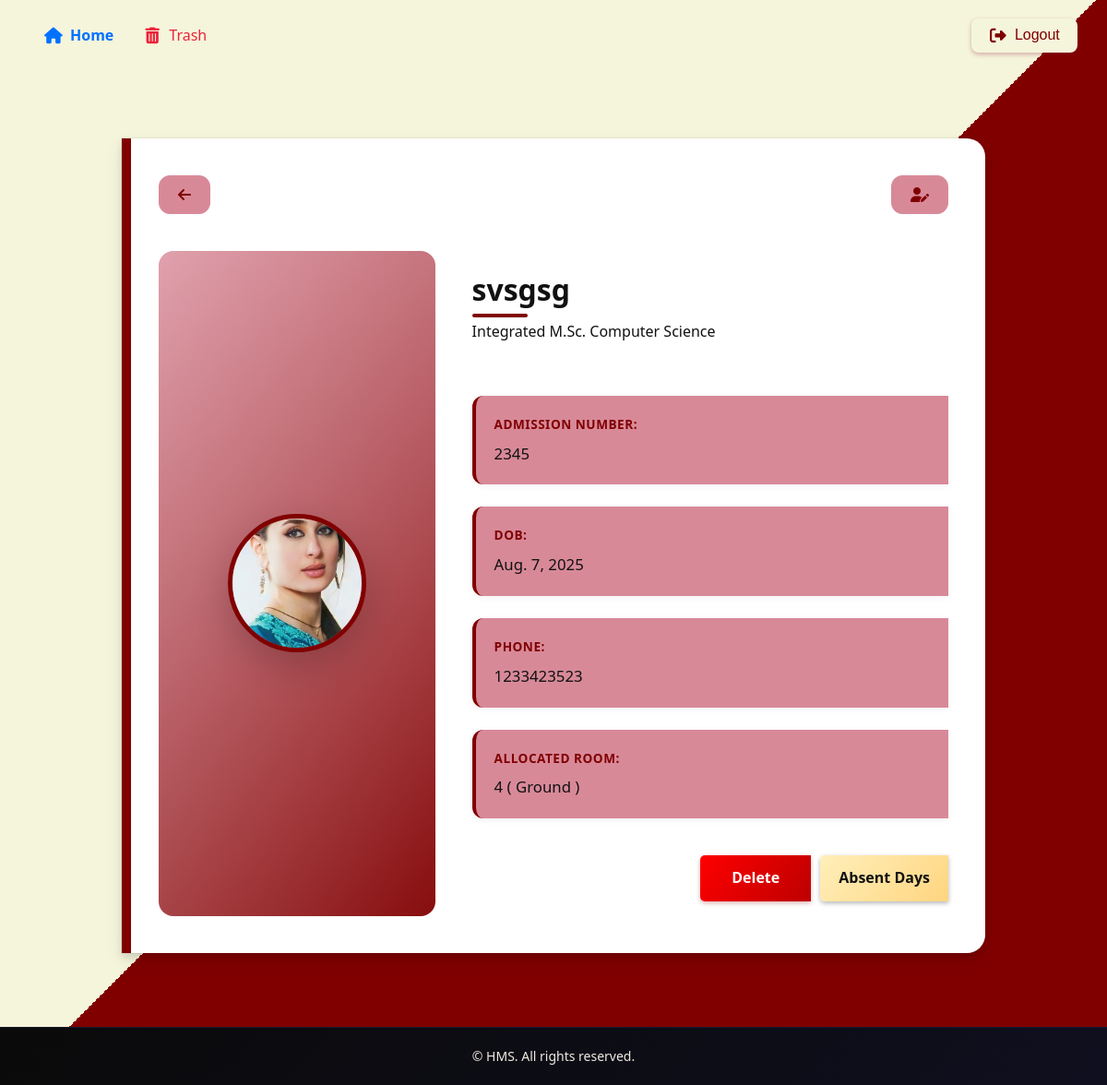
The page /view/5/ (signed in) on the database its author committed.
### hostel/models.py (models this page shows, shortened)
class Student(models.Model):
    admn_no = models.PositiveIntegerField(unique=True)
    name = models.CharField(max_length=50)
    pgm = models.ForeignKey(Programme, on_delete=models.CASCADE)
    dob = models.DateField()
    email = models.EmailField()
    photo = models.ImageField(upload_to="images/", blank=True, null=True)
    contact_regex = RegexValidator(regex=r'^\d{10}$',message="Contact number must be a 10-digit number.")
    contact = models.CharField(validators=[contact_regex], max_length=10)  # Using CharField for contact with max length 10
    date_joined = models.DateField(auto_now_add=True)
    CATEGORY_CHOICES = [
        ('GENERAL', 'GENERAL'),
        ('OBC', 'OBC'),
        ('OEC', 'OEC'),
        ('SC', 'SC'),
        ('ST', 'ST'),
    ]
    category = models.CharField(max_length=20, choices=CATEGORY_CHOICES, default='GENERAL')
    EGRANTZ_CHOICES = [
        (True, 'Yes'),
        (False, 'No'),
    ]
    E_Grantz = models.BooleanField(choices=EGRANTZ_CHOICES)

class Programme(models.Model):
    pgm_name = models.CharField(max_length=100,unique=True)
    dept_id = models.ForeignKey(Department,on_delete=models.CASCADE)
    def __str__(self):
        return self.pgm_name

class Allotment(models.Model):
    room_number = models.ForeignKey(Room,on_delete=models.CASCADE)
    name = models.OneToOneField(Student,on_delete=models.CASCADE)

class Room(models.Model):
    room_number = models.SmallIntegerField(unique=True)
    floor_choices = [('Ground','Ground'),('First','First')]
    floor = models.CharField(max_length=50, choices=floor_choices)
    capacity = models.PositiveIntegerField(default=3)
    def __str__(self):
        return str(self.room_number)

### hostel/views.py (the view)
# urls.py: path('view/<int:student_id>/',views.view_details,name='view_details'),
@group_required('warden', login_url='access_denied')
def view_details(request, student_id):
    try:
        student = Student.objects.filter(id=student_id).select_related('pgm').first()
        room = Allotment.objects.filter(name_id=student_id).select_related('room_number').first()
        student_image_url = None
        if student and student.photo:
            student_image_url = settings.MEDIA_URL + str(student.photo)
        return render(request, "hostel/details.html", {'student': student, 'student_image_url': student_image_url,'room':room})
    except Exception:
        return render(request,'hostel/error.html')

### hostel/context_processors.py (called while the page is built)
def group_processor(request):
    if request.user.is_authenticated:
        is_warden_group = request.user.groups.filter(name='warden').exists()
        is_secretary_group = request.user.groups.filter(name='secretary').exists()  # Adjust as needed
    else:
        is_warden_group = False
        is_secretary_group = False
    return {
        'is_warden_group': is_warden_group,
        'is_secretary_group': is_secretary_group,
    }

### hostel/templates/hostel/details.html (shortened to what this page needs)
{% extends 'hostel/base.html' %}
{% load static %}
{% block style %}
<link rel="stylesheet" href="{% static 'styles/details.css' %}">
{% endblock %}
{% block content %}
<section class="main">
    <div class="student-details">
        <div class="header-links">
            <a href="{% url 'view_student' %}" class="back-link" title="Back">
                <i class="fas fa-arrow-left"></i>
            </a>
            <a href="{% url 'edit_student' student.id %}" class="menu" title="Edit">
                <i class="fas fa-user-edit"></i>
            </a>
        </div>
        <div class="student-card-horizontal">
            <div class="photo-section">
                {% if student_image_url %}
                    <img src="{{ student_image_url }}" alt="Student Image" class="student-photo">
                {% else %}
                    <div class="no-image">No image available</div>
                {% endif %}
            </div>
            <div class="details-section">
                <div class="student-info">
                    <h2 class="student-name">{{student.name}}</h2>
                    <p class="student-program">{{student.pgm}}</p>
                </div>
                <div class="student-details-grid">
                    <div class="detail-item">
                        <span class="detail-label">ADMISSION NUMBER:</span>
                        <span class="detail-value">{{student.admn_no}}</span>
                    </div>
                    <div class="detail-item">
                        <span class="detail-label">DOB:</span>
                        <span class="detail-value">{{student.dob}}</span>
                    </div>
                    <div class="detail-item">
                        <span class="detail-label">PHONE:</span>
                        <span class="detail-value">{{student.contact}}</span>
                    </div>
                    <div class="detail-item">
                        <span class="detail-label">ALLOCATED ROOM:</span>
                        <span class="detail-value">
                            {% if room %}
                                {{room.room_number}} ( {{room.room_number.floor}} )
                            {% else %}
                                Currently not allocated any room
                            {% endif %}
                        </span>
                    </div>
                </div>
                <div class="action-buttons">
                    <a href="{% url 'delete_student' student.id %}" class="btn-delete" onclick="return confirmDelete();">Delete</a>
                    <a href="{% url 'absent_records' student.id %}" class="btn-absent">Absent Days</a>
                </div>
            </div>
        </div>
    </div>
</section>
{% endblock %}

### hostel/static/styles/base.css (style rules this page uses)
* { margin: 0; padding: 0; box-sizing: border-box; }
html, body { height: 100%; }
body { font-family: "Segoe UI", Tahoma, Geneva, Verdana, sans-serif; line-height: 1.6; color: #333; background-color: white; display: flex; flex-direction: column; padding-top: 70px; }

### hostel/static/styles/details.css (style rules this page uses)
:root { --danger: #dd1818; --border: #d8dadd; --text: #1b263b; --wine:#800000; --rich-wine: #722F37; --wine-lighter: #d88998; --cream: #F5F5DC; --text: #111111; }
body { background: linear-gradient(135deg, var(--cream) 50%, var(--wine) 50%); }
.main { display: flex; justify-content: center; align-items: flex-start; margin: 5rem; }
.student-details { background: white; border-top-right-radius: 20px; border-bottom-right-radius: 20px; box-shadow: 0 4px 8px rgba(0, 0, 0, 0.1), 0 8px 20px rgba(0, 0, 0, 0.08), 0 0 0 1px rgba(0, 0, 0, 0.05); transition: transform 0.2s ease, box-shadow 0.2s ease; padding: 2.5rem; width: 60%; position: relative; overflow: hidden; }
.student-details::before { content: ''; position: absolute; top: 0; left: 0; width: 10px; height: 100%; background: var(--wine); }
.header-links { display: flex; justify-content: space-between; align-items: center; margin-bottom: 2.5rem; }
.back-link, .menu { display: inline-flex; align-items: center; gap: 0.5rem; padding: 0.75rem 1.25rem; border-radius: 12px; background-color: var(--wine-lighter); color: var(--wine); text-decoration: none; transition: all 0.3s cubic-bezier(0.4, 0, 0.2, 1); border: 1px solid var(--wine-lighter); font-weight: 500; }
.back-link i { font-size: 1rem; transition: transform 0.3s ease; }
.student-card-horizontal { display: flex; gap: 2.5rem; align-items: stretch; min-height: 400px; }
.photo-section { flex: 0 0 35%; display: flex; flex-direction: column; align-items: center; justify-content: center; background: linear-gradient(135deg, var(--wine-lighter) 0%, var(--wine) 100%); border-radius: 16px; padding: 2rem; position: relative; overflow: hidden; }
.photo-section::after { content: ""; position: absolute; inset: 0; background: linear-gradient(to bottom right, rgba(255,255,255,0.2) 0%, rgba(255,255,255,0.05) 100%); }
.student-photo { width: 300px; height: 300px; border-radius: 50%; object-fit: cover; border: 5px solid var(--wine); box-shadow: 0 15px 40px rgba(0, 0, 0, 0.2); transition: all 0.4s cubic-bezier(0.4, 0, 0.2, 1); position: relative; z-index: 2; }
.details-section { flex: 1; display: flex; flex-direction: column; padding: 1rem 0; }
.student-info { margin-bottom: 2rem; }
.student-name { font-size: 2.2rem; font-weight: 700; color: var(--text); margin-bottom: 0.5rem; position: relative; display: inline-block; }
.student-name::after { content: ""; position: absolute; bottom: -5px; left: 0; width: 60px; height: 4px; background: var(--wine); border-radius: 2px; }
.student-program { font-size: 1.2rem; color: var(--text); font-weight: 500; margin-bottom: 1.5rem; }
.student-details-grid { display: grid; grid-template-columns: repeat(auto-fill, minmax(250px, 1fr)); gap: 1.5rem; margin-bottom: 2.5rem; }
.detail-item { display: flex; flex-direction: column; gap: 0.5rem; padding: 1.25rem; background-color: var(--wine-lighter); border-top-left-radius: 12px; border-bottom-left-radius: 12px; border-left: 4px solid var(--wine); box-shadow: 0 2px 8px rgba(0, 0, 0, 0.05); transition: transform 0.3s ease, box-shadow 0.3s ease; }
.detail-label { font-size: 0.85rem; font-weight: 600; color: var(--wine); text-transform: uppercase; letter-spacing: 0.5px; }
.detail-value { font-size: 1.05rem; color: var(--text); font-weight: 500; }
.action-buttons { display: flex; gap: 10px; justify-content: flex-end; }
.btn-delete, .btn-absent { padding: 12px 20px; border: none; border-top-left-radius: 5px; border-bottom-left-radius: 5px; font-weight: bold; text-decoration: none; cursor: pointer; transition: all 0.3s ease; text-align: center; min-width: 120px; }
.btn-delete { background: linear-gradient(125deg, #ff0000 0%, #bd0000 100%); color: white; box-shadow: 0 2px 5px rgba(139, 0, 0, 0.3); }
.btn-absent { background: linear-gradient(135deg, #FFEFBA 0%, #FFD580 100%); color: var(--text); box-shadow: 0 2px 5px rgba(0, 7, 17, 0.3); }
@media (min-width: 1025px) and (max-width: 1366px) { .student-details { width: 90%; } }
@media (min-width: 1025px) and (max-width: 1366px) { .student-photo { width: 150px; height: 150px; } }
@media (min-width: 1025px) and (max-width: 1366px) { .student-name { font-size: 2rem; } }
@media (min-width: 1025px) and (max-width: 1366px) { .student-program { font-size: 1rem; } }

### rows shown on the page
Student: name "svsgsg", pgm "Integrated M.Sc. Computer Science", admn_no "2345", dob "Aug. 7, 2025", contact "1233423523"
Allotment: room_number "4", room_number.floor "Ground"
